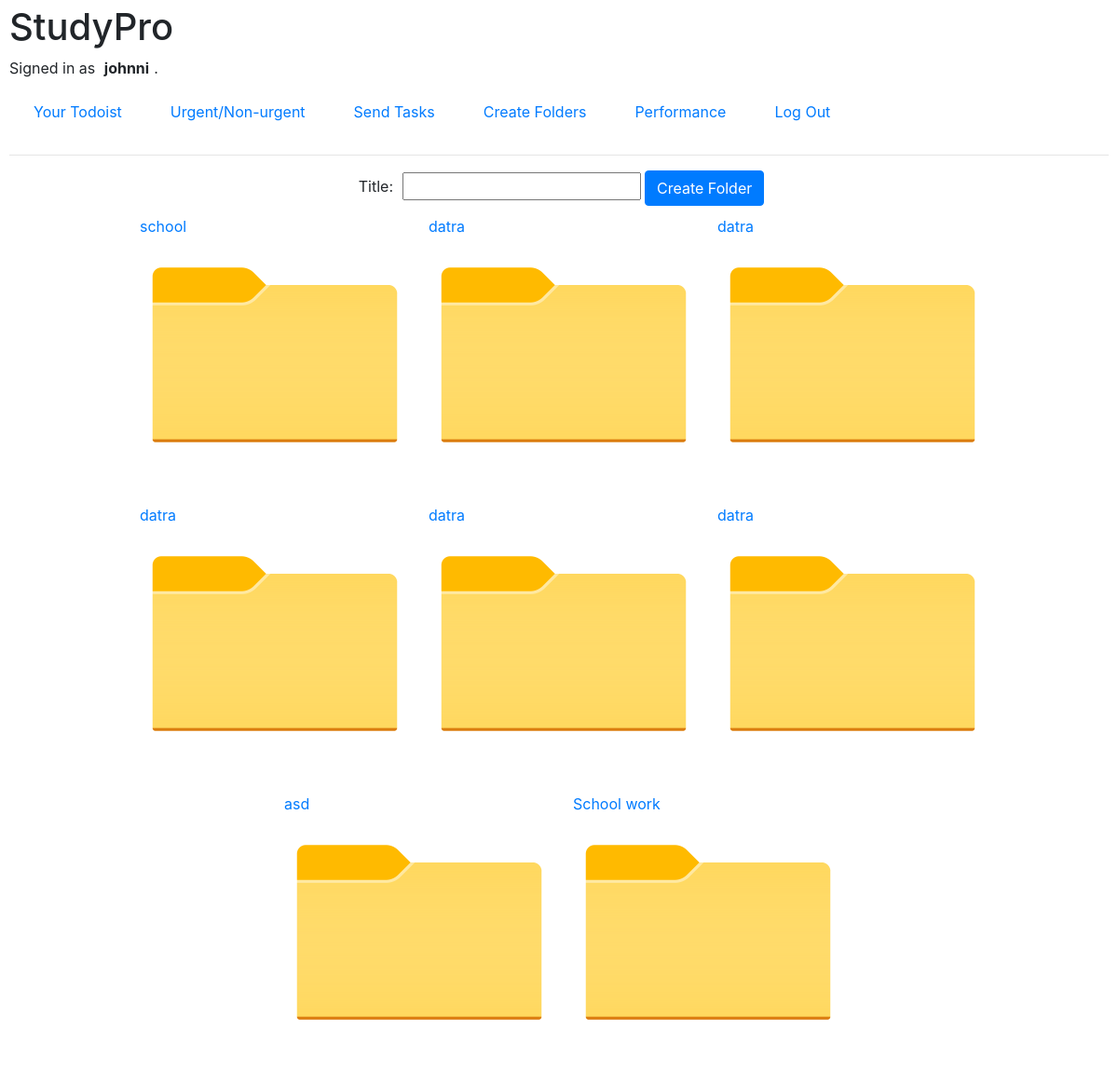
Page /all_folders (signed in) on the committed database.
### todoapp/models.py (models this page shows)
class User(AbstractUser):
    pass

class AllFolders(models.Model):
    title = models.CharField(max_length=64)
    user = models.ForeignKey(User, on_delete=models.CASCADE, blank=True, related_name="folders")

### todoapp/views.py (the view)
# urls.py: path("all_folders", views.all_folders, name="all"),
def all_folders(request):
    if request.method == "POST":
        form = FolderForm(request.POST)
        if form.is_valid():
            title = form.cleaned_data["title"]
            folders = AllFolders(title=title, user=request.user)
            folders.save()
    all_folders = request.user.folders.all()
    return render(request, "todoapp/folders.html", {"form": FolderForm(), "folders": all_folders})

### todoapp/views.py
class FolderForm(forms.Form):
    title = forms.CharField(max_length=64)

### todoapp/templates/todoapp/folders.html (shortened to what this page needs)
{% extends "todoapp/layout.html" %}
{% load static %}
{% block body %}
<section class="createfolder">
    {% if request.user.is_authenticated %}
    <form method="post" enctype="multipart/form-data">
        {{ form }}
        <input type="submit" class="btn btn-primary" value="Create Folder">
    </form>
    {% endif %}
</section>
<section class="folder-div">
    {% for i in folders %}
    <div class="folder"> <a class="titlelink" href="{% url 'folder' i.title %}"> {{ i.title }} </a> </div>
    {% endfor %}
</section>
{% endblock %}

### todoapp/templates/todoapp/layout.html (shortened to what this page needs)
{% load static %}
<!DOCTYPE html>
<html lang="en">
    <head>
        <link rel="stylesheet" href="https://stackpath.bootstrapcdn.com/bootstrap/4.4.1/css/bootstrap.min.css">
        <link href="{% static 'todoapp/styles.css' %}" rel="stylesheet">
    </head>
    <body>
        <h1>StudyPro</h1>
        <div>
            {% if user.is_authenticated %}
                Signed in as <strong>{{ user.username }}</strong>.
            {% else %}
                Not signed in.
            {% endif %}
        </div>
        <ul class="nav">
            <li class="nav-item">
                <a class="nav-link" href="{% url 'index' %}"> Your Todoist </a>
            </li>
            {% if user.is_authenticated %}
            <li class="nav-item">
                <a class="nav-link" href="{% url 'urgency' %}"> Urgent/Non-urgent </a>
            </li>
            <li class="nav-item">
                <a class="nav-link" href="{% url 'send' %}"> Send Tasks </a>
            </li>
            <li class="nav-item">
                <a class="nav-link" href="{% url 'all' %}"> Create Folders </a>
            </li>
            <li class="nav-item">
                <a class="nav-link" href="{% url 'performance' %}"> Performance </a>
            </li>
                <li class="nav-item">
                    <a class="nav-link" href="{% url 'logout' %}">Log Out</a>
                </li>
            {% endif %}
        </ul>
        <hr>
        {% block body %}
        {% endblock %}
    </body>
</html>

### todoapp/static/todoapp/styles.css (style rules this page uses)
* { margin: 5px; }
.folder-div { width: 100%; display: flex; flex-wrap: wrap; justify-content: center; }
.createfolder { text-align: center; }
.folder { width: 300px; height: 300px; background-image: url("./images/OneDrive_Folder_Icon.svg.png"); background-size: 100% 100%; }

### rows in the picture
User: username "johnni"
AllFolders: title "school"
AllFolders: title "datra"
AllFolders: title "datra"
AllFolders: title "datra"
AllFolders: title "datra"
AllFolders: title "datra"
AllFolders: title "asd"
AllFolders: title "School work"
